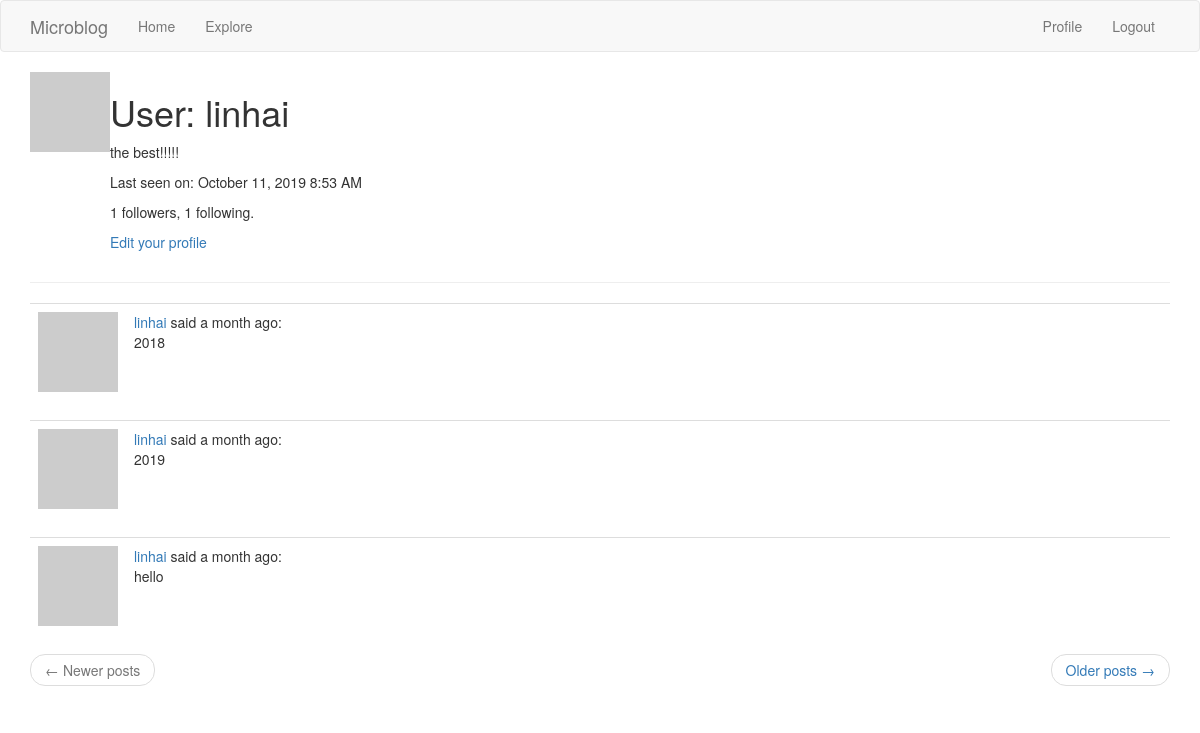
Page /user/linhai (signed in) on the earlier database version.
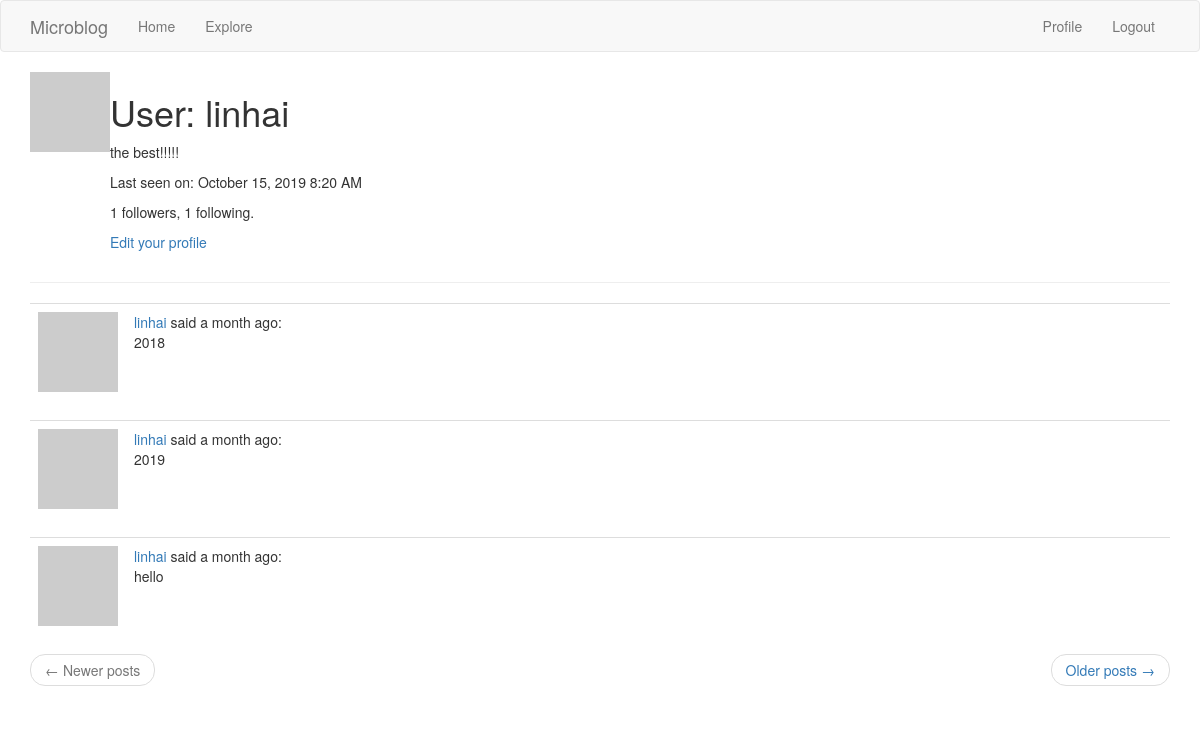
Same page on the later database version.
### app/models.py (models this page shows, shortened)
class User(UserMixin, db.Model):
    id = db.Column(db.Integer, primary_key=True)
    username = db.Column(db.String(64), index=True, unique=True)
    email = db.Column(db.String(120), index=True, unique=True)
    password = db.Column(db.String(128))
    about_me = db.Column(db.String(140))
    last_seen = db.Column(db.DateTime, default=datetime.utcnow)
    posts = db.relationship('Post', backref='author', lazy='dynamic')
    followed = db.relationship(
        'User', secondary=followers,
        primaryjoin=(followers.c.follower_id == id),
        secondaryjoin=(followers.c.followed_id == id),
        backref=db.backref('followers', lazy='dynamic'), lazy='dynamic')
    def avatar(self, size):
        digest = md5(self.email.lower().encode('utf-8')).hexdigest()
        return 'https://www.gravatar.com/avatar/{}?d=identicon&s={}'.format(
            digest, size)
    @login.user_loader
    def load_user(id):
        return User.query.get(int(id))

### app/routes.py (the view)
@app.route('/user/<username>')
@login_required
def user(username):
    user = User.query.filter_by(username=username).first_or_404()
    page = request.args.get('page', 1, type=int)
    posts = user.posts.order_by(Post.timestamp.desc()).paginate(
        page, app.config['POSTS_PER_PAGE'], False)
    next_url = url_for('user', username=user.username, page=posts.next_num) if posts.has_next else None
    prev_url = url_for('user', username=user.username, page=posts.prev_num) if posts.has_prev else None
    return render_template('user.html', user=user, posts=posts.items,
                           next_url=next_url, prev_url=prev_url)

### app/routes.py (called while the page is built)
@app.before_request
def before_request():
    if current_user.is_authenticated:
        current_user.last_seen = datetime.utcnow()
        db.session.commit()

### app/templates/user.html
{% extends "base.html" %}
{% block app_content %}
    <table>
        <tr valign="top">
            <td><img src="{{ user.avatar(128) }}"></td>
            <td>
                <h1>User: {{ user.username }}</h1>
                {% if user.about_me %}<p>{{ user.about_me }}</p>{% endif %}
                {% if user.last_seen %}
                    <p>Last seen on: {{ moment(user.last_seen).format('LLL') }}</p>
                {% endif %}
                <p>{{ user.followers.count() }} followers, {{ user.followed.count() }} following.</p>
                {% if user == current_user %}
                <p><a href="{{ url_for('edit_profile') }}">Edit your profile</a></p>
                {% elif not current_user.is_following(user) %}
                <p><a href="{{ url_for('follow', username=user.username) }}">Follow</a></p>
                {% else %}
                <p><a href="{{ url_for('unfollow', username=user.username) }}">Unfollow</a></p>
                {% endif %}
            </td>
        </tr>
    </table>
    <hr>
    {% for post in posts %}
        {% include '_post.html' %}
    {% endfor %}
    <nav aria-label="...">
        <ul class="pager">
            <li class="previous{% if not prev_url %} disabled{% endif %}">
                <a href="{{ prev_url or '#' }}">
                    <span aria-hidden="true">&larr;</span> Newer posts
                </a>
            </li>
            <li class="next{% if not next_url %} disabled{% endif %}">
                <a href="{{ next_url or '#' }}">
                    Older posts <span aria-hidden="true">&rarr;</span>
                </a>
            </li>
        </ul>
    </nav>
{% endblock %}

Differences in the rows shown:
changed User "linhai": last_seen "October 11, 2019 8:53 AM" → "October 15, 2019 8:20 AM"
